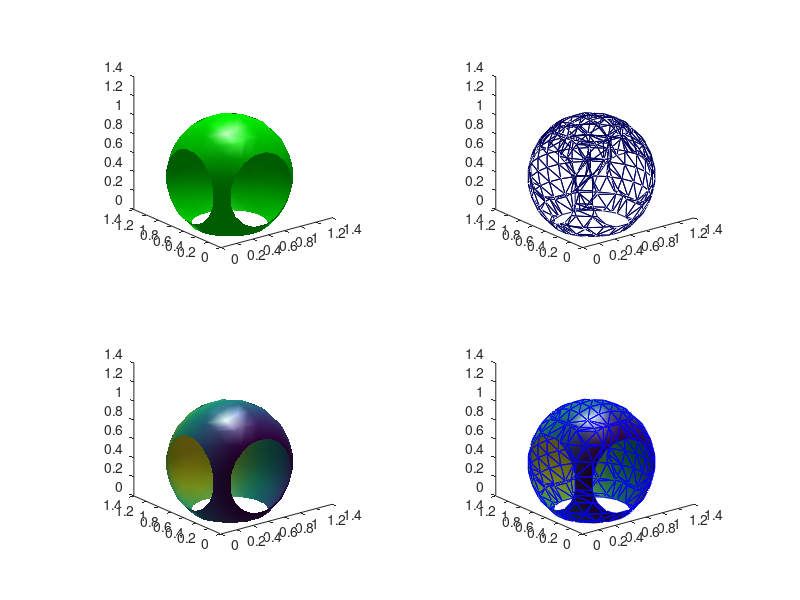

Reproduce this figure in MATLAB.
N = 15;    # Increase number of vertices in each direction
iso = .4;  # Change isovalue to .1 to display a sphere
lin = linspace (0, 2, N);
[x, y, z] = meshgrid (lin, lin, lin);
v = abs ((x-.5).^2 + (y-.5).^2 + (z-.5).^2);
figure ();

subplot (2,2,1); view (-38, 20);
[f, vert] = isosurface (x, y, z, v, iso);
p = patch ("Faces", f, "Vertices", vert, "EdgeColor", "none");
pbaspect ([1 1 1]);
isonormals (x, y, z, v, p)
set (p, "FaceColor", "green", "FaceLighting", "gouraud");
light ("Position", [1 1 5]);

subplot (2,2,2); view (-38, 20);
p = patch ("Faces", f, "Vertices", vert, "EdgeColor", "blue");
pbaspect ([1 1 1]);
isonormals (x, y, z, v, p)
set (p, "FaceColor", "none", "EdgeLighting", "gouraud");
light ("Position", [1 1 5]);

subplot (2,2,3); view (-38, 20);
[f, vert, c] = isosurface (x, y, z, v, iso, y);
p = patch ("Faces", f, "Vertices", vert, "FaceVertexCData", c, ...
           "FaceColor", "interp", "EdgeColor", "none");
pbaspect ([1 1 1]);
isonormals (x, y, z, v, p)
set (p, "FaceLighting", "gouraud");
light ("Position", [1 1 5]);

subplot (2,2,4); view (-38, 20);
p = patch ("Faces", f, "Vertices", vert, "FaceVertexCData", c, ...
           "FaceColor", "interp", "EdgeColor", "blue");
pbaspect ([1 1 1]);
isonormals (x, y, z, v, p)
set (p, "FaceLighting", "gouraud");
light ("Position", [1 1 5]);